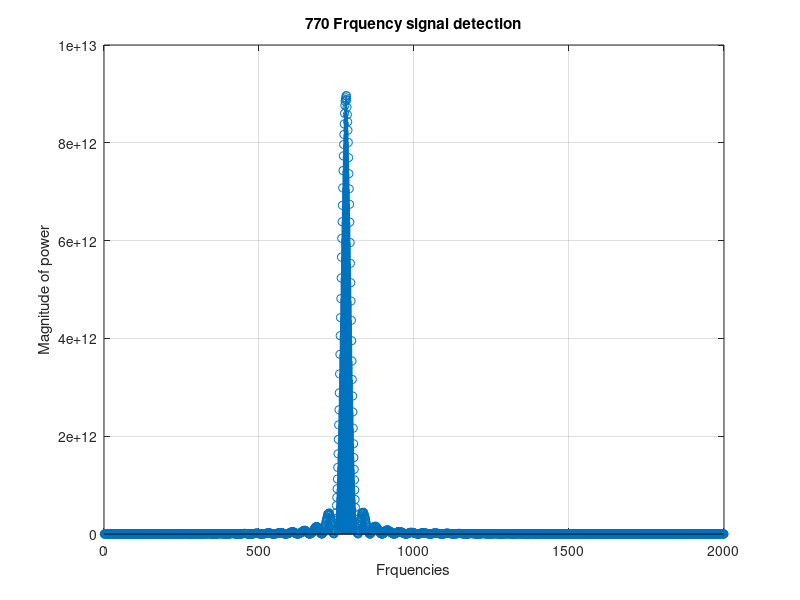

The MATLAB script that drew this image:
clc
clear
close all;

% from the python generate
coef = 0.817779541015625;
PI = 3.1415926535897932384626433832795;
SAMPLE_RATE = 8000;
AMP = 32768;

delay=0;
delay_1=0;
delay_2=0;

t=0;

powers = zeros(1,2000);

for freq=1:2000
    t=0;
    for i = 0:206
        input = AMP * sin(2.0*PI*freq * t / SAMPLE_RATE);
        t = t+1;
        delay=2*coef*delay_1 + input - delay_2;
        delay_2 = delay_1;
        delay_1 = delay;
    end
    power = delay_1^2 + delay_2^2 - 2*delay_1*delay_2*coef;
    powers(1,freq)=power;
end

stem(powers)
title('770 Frquency signal detection')
xlabel('Frquencies') 
ylabel('Magnitude of power') 
grid on




